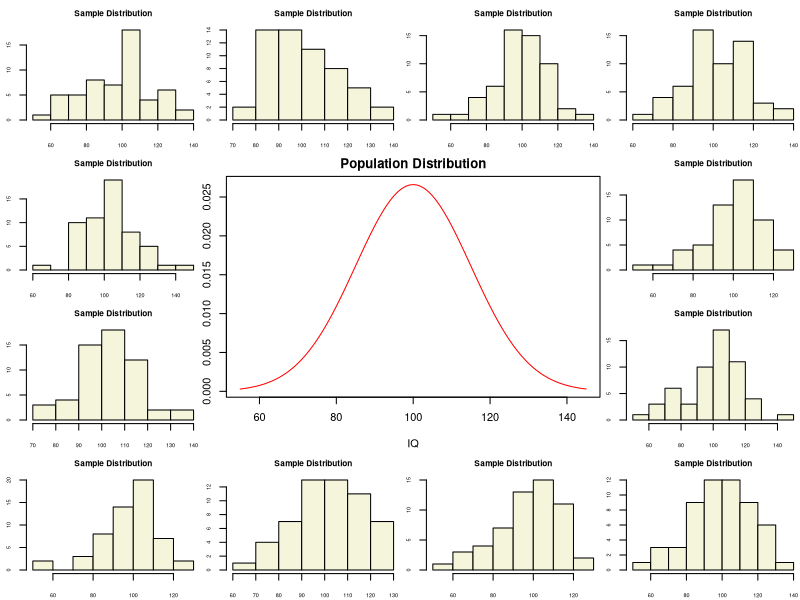
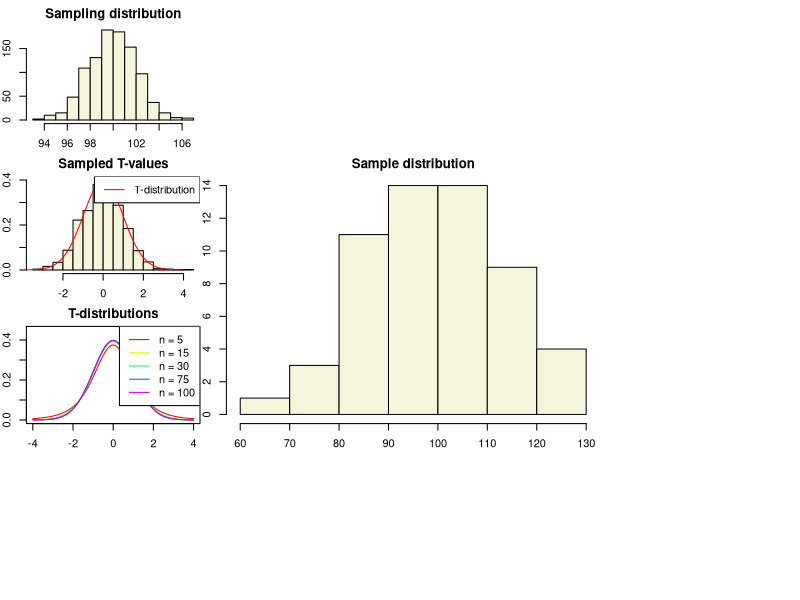
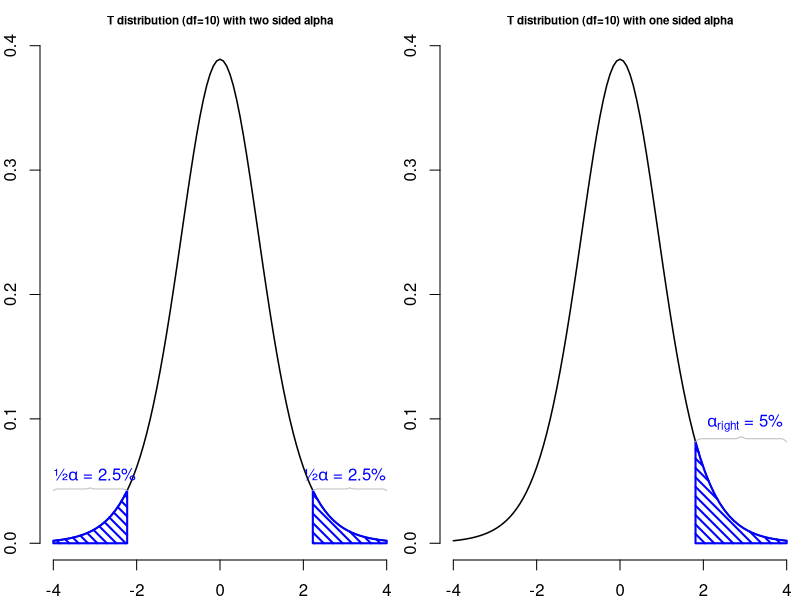
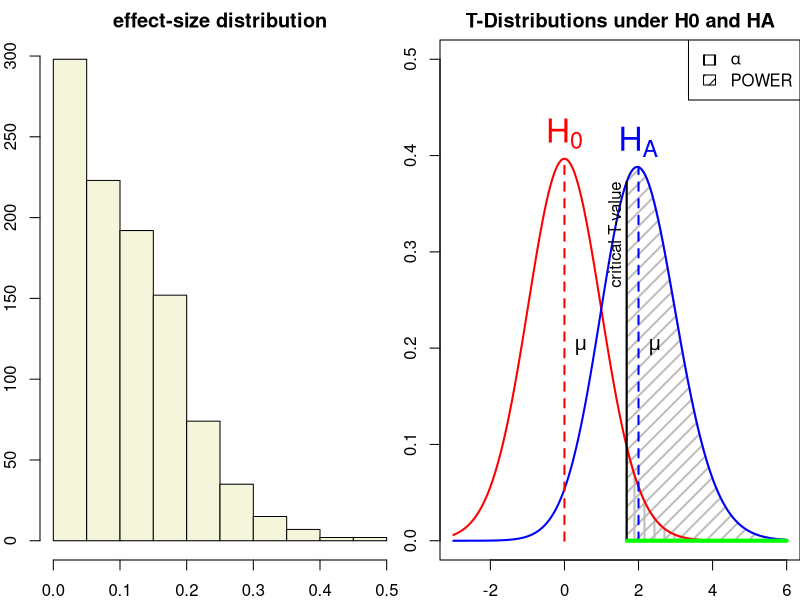

The R script that drew these images, in order:
## ---- chunk 1
layout(matrix(c(2:6,1,1,7:8,1,1,9:13), 4, 4))

n  = 56    # Sample size
df = n - 1 # Degrees of freedom

mu    = 100
sigma = 15

IQ = seq(mu-45, mu+45, 1)

par(mar=c(4,2,2,0))  
plot(IQ, dnorm(IQ, mean = mu, sd = sigma), type='l', col="red", main = "Population Distribution")

n.samples = 12

for(i in 1:n.samples) {
  
  par(mar=c(2,2,2,0))  
  hist(rnorm(n, mu, sigma), main="Sample Distribution", cex.axis=.5, col="beige", cex.main = .75)
  
}
## ---- chunk 2
x = rnorm(n, mu, sigma); x

hist(x, main = "Sample distribution", col = "beige")
mean(x)
## ---- chunk 3
t = (mean(x) - mu) / (sd(x) / sqrt(n))
t
## ---- chunk 4
n.samples     = 1000
mean.x.values = vector()
se.x.values   = vector()

for(i in 1:n.samples) {
  x = rnorm(n, mu, sigma)
  mean.x.values[i] = mean(x)
  se.x.values[i]   = (sd(x) / sqrt(n))
}
## ---- chunk 5
head(cbind(mean.x.values, se.x.values))
## ---- chunk 6
hist(mean.x.values, 
     col  = "beige", 
     main = "Sampling distribution", 
     xlab = "all sample means")
## ---- chunk 7
t.values = (mean.x.values - mu) / se.x.values

tail(cbind(mean.x.values, mu, se.x.values, t.values))
## ---- chunk 8
hist(t.values, 
     freq = F, 
     main = "Sampled T-values", 
     xlab = "T-values",
     col  = "beige",
     ylim = c(0, .4))
T = seq(-4, 4, .01)
lines(T, dt(T,df), col = "red")
legend("topright", lty = 1, col="red", legend = "T-distribution")
## ---- chunk 9
multiple.n  = c(5, 15, 30, 75, 100)
multiple.df = multiple.n - 1
col         = rainbow(length(multiple.df))

plot(T,  dt(T, multiple.df[1]), type = "l", 
     xlim = c(-4,4), ylim = c(0,.45), 
     xlab = "T", ylab="density", 
     col = col[1], main="T-distributions" )

for(i in 2:length(multiple.df)) { 
  
  lines(T, dt(T, multiple.df[i]), type="l", col=col[i])
  } 
legend("topright", legend = paste("n =",multiple.n), lty=1, col = col)
## ---- chunk 10
layout(matrix(1:2, 1, 2))


plot(function(x) dt(x, df = 10), -4, 4,
     main="T distribution (df=10) with two sided alpha",
     cex.main = .7,
     xlab="T-value",
     ylab="",
     bty="n",
     lwd=1.5)
     
t = 2

p = pt(1,10)

alpha_r = 1-p


# add p-value
#pol_left = seq(-4,-t,length=20)
#polygon(c(pol_left,rev(pol_left)),  c(rep(0,20), dt( rev(pol_left),  df = 10)), col="red", angle=45, density=15, lwd=2)
#pol_right = seq(4,t,length=20)
#polygon(c(pol_right,rev(pol_right)),c(rep(0,20), dt( rev(pol_right), df = 10)), col="red", angle=45, density=15, lwd=2)

# add alpha

tp95  = qt(.95,10)
tp975 = qt(.975,10)
tp25  = qt(.025,10)

pol_left = seq(-4,tp25,length=20)
polygon(c(pol_left,rev(pol_left)),  c(rep(0,20), dt( rev(pol_left),  df = 10)), col="blue", angle=-45, density=15, lwd=2)

pol_left = seq(tp975,4,length=20)
polygon(c(pol_left,rev(pol_left)),  c(rep(0,20), dt( rev(pol_left),  df = 10)), col="blue", angle=-45, density=15, lwd=2)

# label alpha
text(-3,dt(tp25 , df = 10),expression(paste("½",alpha       ," = 2.5%",sep="")),pos=3, col='blue')
text( 3,dt(tp975, df = 10),expression(paste("½",alpha       ," = 2.5%",sep="")),pos=3, col='blue')

xbracket = seq(-4,tp25,length=39)
ybracket = dt(tp25 , df = 10)*c(c(1,1.02),rep(1.03,16),c(1.04,1.05,1.04),rep(1.03,16),c(1.02,1))
lines(xbracket,ybracket,col="gray")

xbracket = seq(tp975, 4,length=39)
ybracket = dt(tp975 , df = 10)*c(c(1,1.02),rep(1.03,16),c(1.04,1.05,1.04),rep(1.03,16),c(1.02,1))
lines(xbracket,ybracket,col="gray")

#text(-4.2,.38,expression(paste("2 sided: P = ",P[left] + P[right]," = 7.34%")),pos=4)

plot(function(x) dt(x, df = 10), -4, 4,
     main="T distribution (df=10) with one sided alpha",
     cex.main = .7,
     xlab="T-value",
     ylab="",
     bty="n", 
     lwd=1.5)

pol_left = seq(tp95,4,length=20)
polygon(c(pol_left,rev(pol_left)),  c(rep(0,20), dt( rev(pol_left),  df = 10)), col="blue", angle=-45, density=15, lwd=2)

# label alpha
text( 3,dt(tp95 , df = 10),expression(paste(    alpha[right]," = 5%"  ,sep="")),pos=3, col='blue')

# add p-value
#pol_left = seq(-4,-t,length=20)
#polygon(c(pol_left,rev(pol_left)),  c(rep(0,20), dt( rev(pol_left),  df = 10)), col="red", angle=45, density=15, lwd=2)
#pol_right = seq(4,t,length=20)
#polygon(c(pol_right,rev(pol_right)),c(rep(0,20), dt( rev(pol_right), df = 10)), col="red", angle=45, density=15, lwd=2)

#text((-4+tp25)/2,dt(tp25  , df = 10),"{",srt=-90,col="grey")
#text( (4+tp975)/2,dt(tp975, df = 10),"{",srt=-90,col="grey")
#text( (4+tp95)/2,dt(tp95  , df = 10),"{",srt=-90,col="grey")

# label p-values
#text(-t,.01,expression(P[left] ),pos=2,col="red")
#text( t,.01,expression(P[right]),pos=4,col="red")

#text(-t-.1,dt(-t, df = 10)+.003,"T")
#text( t+.1,dt( t, df = 10)+.003,"T")


# text(-4.2,.38 ,"1 sided: P/2 = 3.67%",pos=4)

## 1%   T = 1.81246
## .95% T = 2.228

#polygon(c(0,1,1,0),c(0,0,.3,.3))

pol_left = seq(-4,-t,length=20)

xbracket = seq(tp95,4,length=39)
ybracket = dt(tp95 , df = 10)*c(c(1,1.02),rep(1.03,16),c(1.04,1.05,1.04),rep(1.03,16),c(1.02,1))
lines(xbracket,ybracket,col="gray")
## ---- chunk 11
r = sqrt(t^2/(t^2 + df))

r
## ---- chunk 12
r = sqrt(t.values^2/(t.values^2 + df))

tail(cbind(mean.x.values, mu, se.x.values, t.values, r))

hist(r, main = "effect-size distribution", col = "beige")
## ---- chunk 13
T = seq(-3,6,.01)
N = 45
E = 2

# Set plot
plot(0,0,
     type = "n",
     ylab = "Density",
     xlab = "T",
     ylim = c(0,.5),
     xlim = c(-3,6),
     main = "T-Distributions under H0 and HA")

critical_t = qt(.05,N-1,lower.tail=FALSE)

# Alpha
range_x = seq(critical_t,6,.01)
polygon(c(range_x,rev(range_x)),
        c(range_x*0,rev(dt(range_x,N-1,ncp=0))),
        col     = "grey",
        density = 10,
        angle   = 90,
        lwd     = 2)

# Power
range_x = seq(critical_t,6,.01)
polygon(c(range_x,rev(range_x)),
        c(range_x*0,rev(dt(range_x,N-1,ncp=E))),
        col     = "grey",
        density = 10,
        angle   = 45,
        lwd     = 2)

lines(T,dt(T,N-1,ncp=0),col="red", lwd=2) # H0 line
lines(T,dt(T,N-1,ncp=E),col="blue",lwd=2) # HA line

# Critical value
lines(rep(critical_t,2),c(0,dt(critical_t,N-1,ncp=E)),lwd=2,col="black")
text(critical_t,dt(critical_t,N-1,ncp=E),"critical T-value",pos=2, srt = 90)

# H0 and HA
text(0,dt(0,N-1,ncp=0),expression(H[0]),pos=3,col="red", cex=2)
text(E,dt(E,N-1,ncp=E),expression(H[A]),pos=3,col="blue",cex=2)

# Mu H0 line
lines(c(0,0),c(0,dt(0,N-1)), col="red",  lwd=2,lty=2)
text(0,dt(0,N-1,ncp=0)/2,expression(mu),pos=4,cex=1.2)
# Mu HA line
lines(c(E,E),c(0,dt(E,N-1,ncp=E)),col="blue",lwd=2,lty=2)
text(E,dt(0,N-1,ncp=0)/2,expression(paste(mu)),pos=4,cex=1.2)

# t-value
lines( c(critical_t+.01,6),c(0,0),col="green",lwd=4)

# Legend
legend("topright", c(expression(alpha),'POWER'),density=c(10,10),angle=c(90,45))
